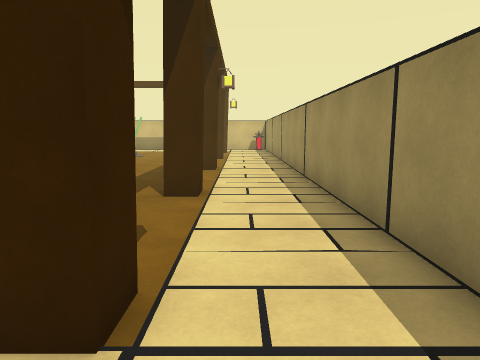
view 1 (above)

24 first-person views from a walk through a scene from a Unity 3-D project. The camera is 1.5 m above the floor, tilts 8° down and sees 70° across. The floor is counted in squares, 1 m on a side. Each view is taken from the middle of a square. On the plan, view 1 faces up. The plan holds only what a view shows up to about 16 squares ahead; the rest is blank. The place goes on beyond the plan. The player character is not drawn. Some animated figures are not drawn. Surface patterns are stand-ins for the level's own textures.

view 2
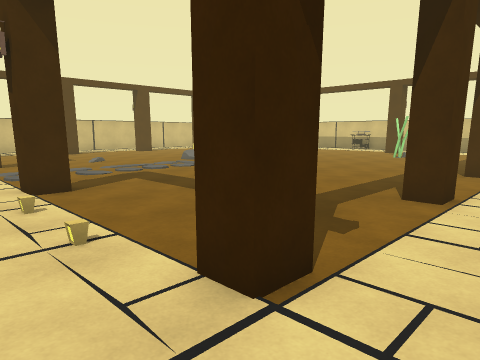

view 3
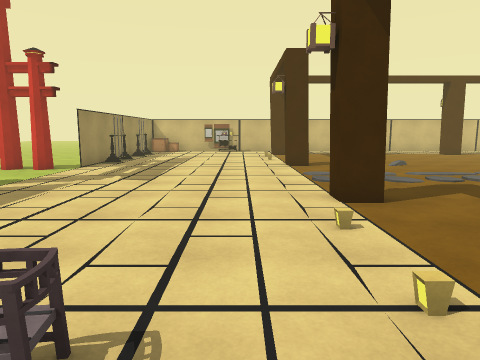

view 4
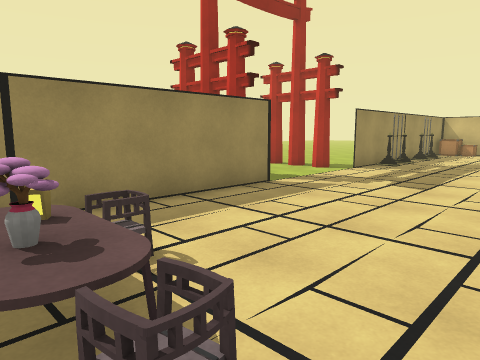

view 5
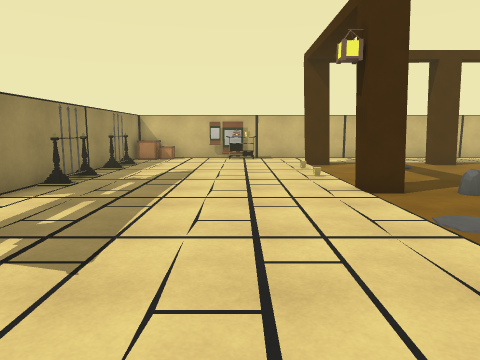

view 6
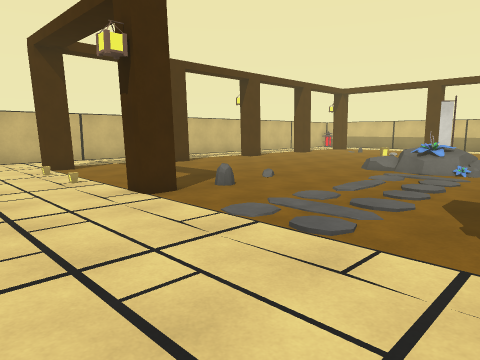

view 7
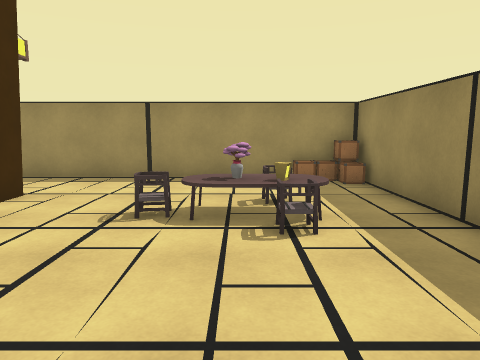

view 8
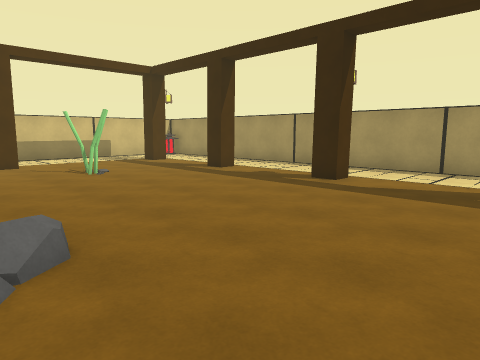

view 9
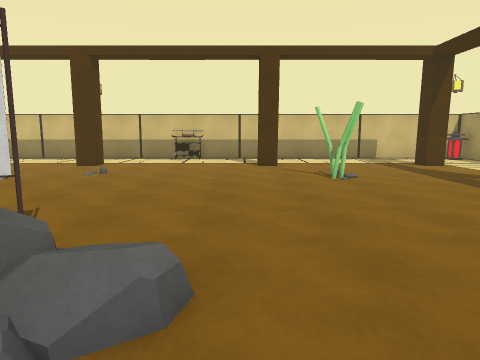

view 10
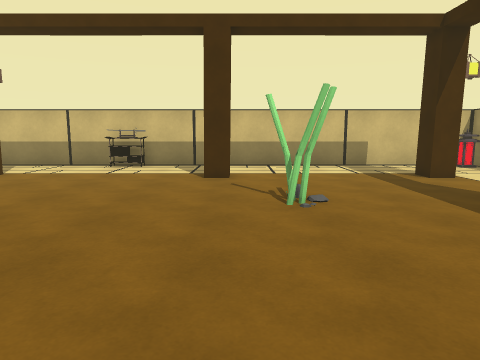

view 11
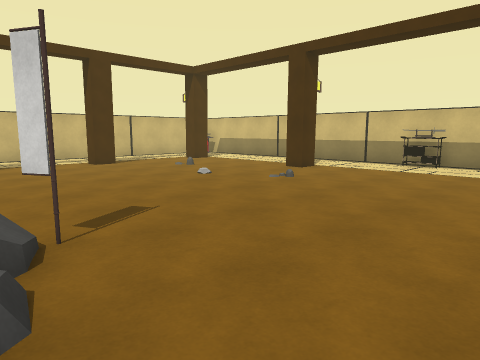

view 12
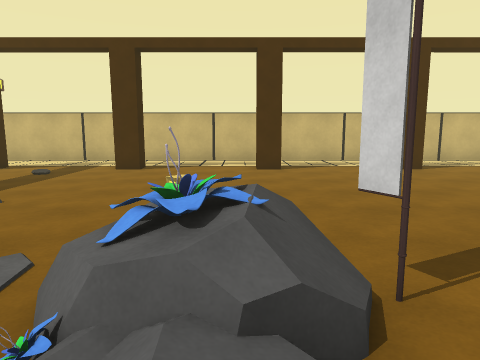

view 13
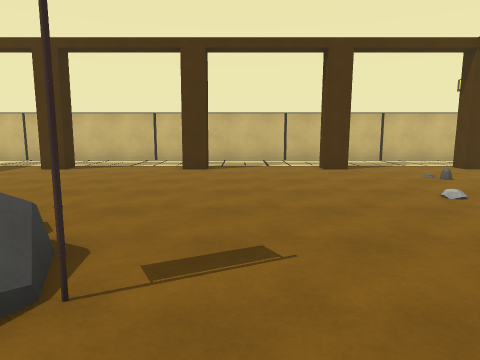

view 14
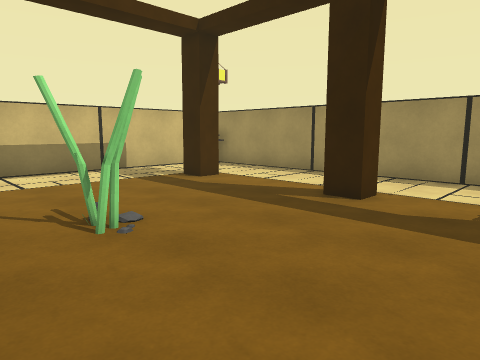

view 15
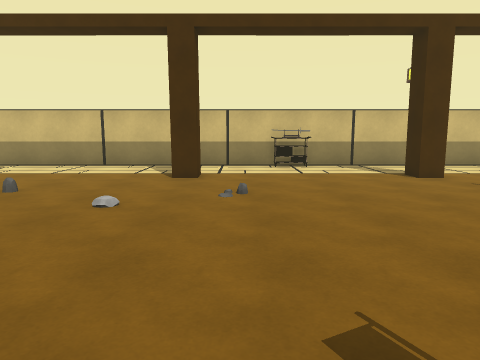

view 16
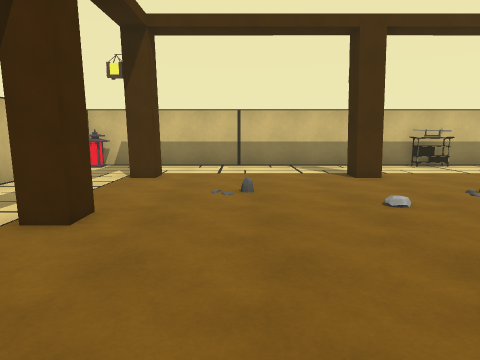

view 17
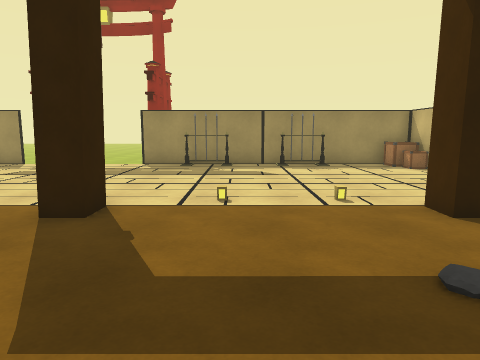

view 18
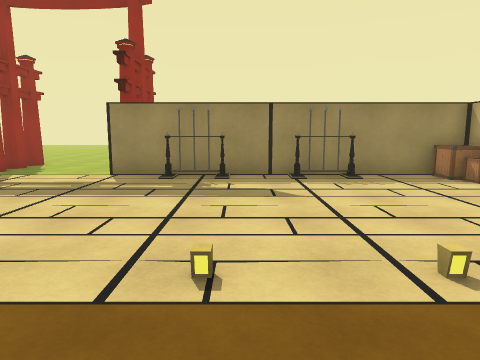

view 19
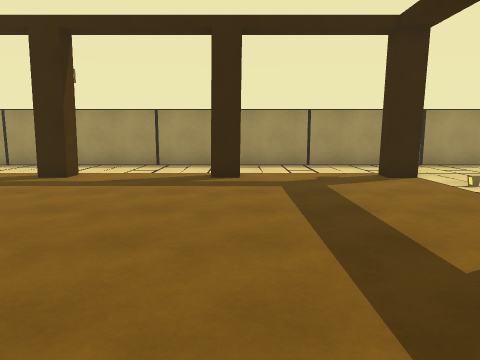

view 20
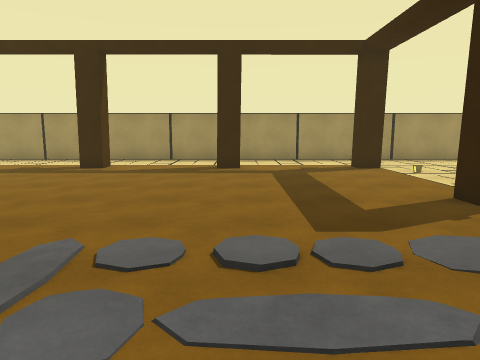

view 21
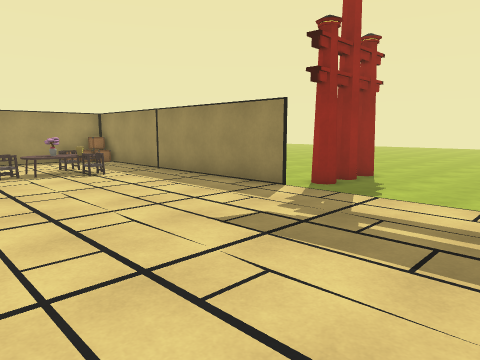

view 22
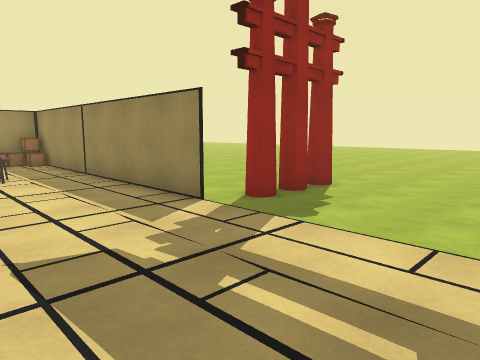

view 23
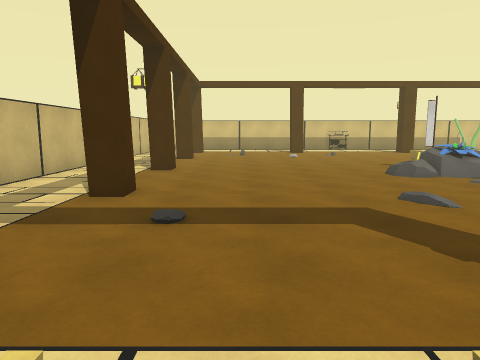

view 24
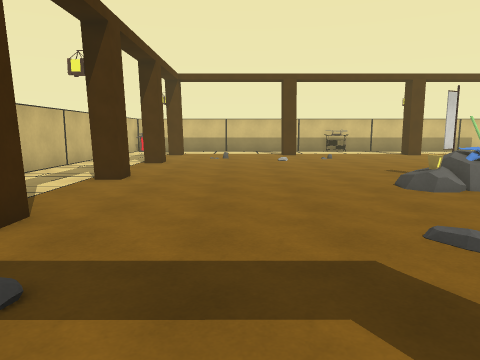

### Floor plan
Points are (right, up) in squares from view 1. A wall is a line through its corners. A room is listed if a view was taken in it or the views show most of it. See-through windows are left out.
Room 1 (views 1, 2, 3, 4, 5, 6, 7, 8, 9, 10, 11, 12, 13, 14, 15, 16, 17, 18, 19, 20, 21, 22, 23, 24)
walls: (-16.5, 3.1) (-16.5, 2.1) (-17.3, 2.1) (-17.3, 3.1) (-16.5, 3.1); (-9.2, 3.2) (-8.3, 3.2) (-8.3, 2.1) (-9.1, 2.1); (-24.6, 9) (-23.8, 9) (-23.8, 8) (-24.6, 8); (-1, 9) (-1, 8) (-1.8, 8) (-1.8, 9); (-24.6, 14.7) (-23.8, 14.7) (-23.8, 13.7) (-24.6, 13.7); (-1, 14.6) (-1, 13.7) (-1.8, 13.7) (-1.8, 14.7); (-1.8, 3.1) (-1, 3.1) (-1, 2.1) (-1.8, 2.1) (-1.8, 3.1); (-24.7, 3) (-23.8, 3) (-23.8, 2.1) (-24.6, 2.1); (-23.8, 20.5) (-23.8, 19.4) (-24.6, 19.4); (-0.9, 19.4) (-1.8, 19.4) (-1.8, 20.4); (-8.3, 25.1) (-9.2, 25.1) (-9.2, 26.1); (-16.5, 26.1) (-16.5, 25.1) (-17.3, 25.1) (-17.3, 26.1); (-10.1, -6.8) (2.2, -6.8) (2.2, -6.4); (-0.9, 25) (-1.8, 25) (-1.8, 26.1); (-23.8, 26.1) (-23.8, 25.2) (-24.6, 25.2); (-10.7, -9.6) (-10.2, -9.4); (2.2, 22.8) (2.2, 26.6); (2.2, -4.5) (2.2, 20.8); (-26.5, -6.8) (-15.5, -6.8); (-0.5, 29.3) (-26.5, 29.3)
ways out: opening at (-1.5, 27.5) to room 2; opening at (0.5, 25.5) to room 2; opening at (-10.5, -12.5); gap at (-16, -9); gap at (-10, -9)
objects: other object (-24, -6) to (-22, -6); other object (-19, -6) to (-18, -6); rock (-16, 5); flower (-14, 12) to (-13, 12); sign (-13, 14); shelf (-13, 29); flower (-12, 11); rock (-12, 12); other object (-7, 21) to (-6, 22); chair (-4, -4); lamp (-3, -4); table (-3, -4) to (-2, -2); chair (-3, -2) to (-3, -1); chair (-1, -4); crate (1, -6); crate (2, -6); crate (2, -5)
Room 2 (no view inside)
walls: (0.5, 29.3) (-0.5, 29.3); (2.2, 26.6) (2.2, 27.8)
ways out: opening at (-1.5, 27.5) to room 1; opening at (0.5, 25.5) to room 1

Positions as (right, up) in squares from view 1, and headings:
1: (0, 0), facing up
2: (1, 0), facing up-left
3: (-1, 0), facing left
4: (-2, 0), facing down-left
5: (-8, -1), facing left
6: (-9, -2), facing up-left
7: (-9, -3), facing right
8: (-12, 8), facing up-right
9: (-10, 10), facing up
10: (-8, 14), facing up
11: (-8, 13), facing up-left
12: (-10, 13), facing left
13: (-10, 16), facing left
14: (-9, 16), facing up-right
15: (-15, 14), facing up
16: (-21, 14), facing up
17: (-20, 9), facing down
18: (-20, 5), facing down
19: (-13, 8), facing right
20: (-16, 8), facing right
21: (-16, 1), facing down-right
22: (-16, -2), facing down-right
23: (-21, 0), facing up
24: (-20, 3), facing up
